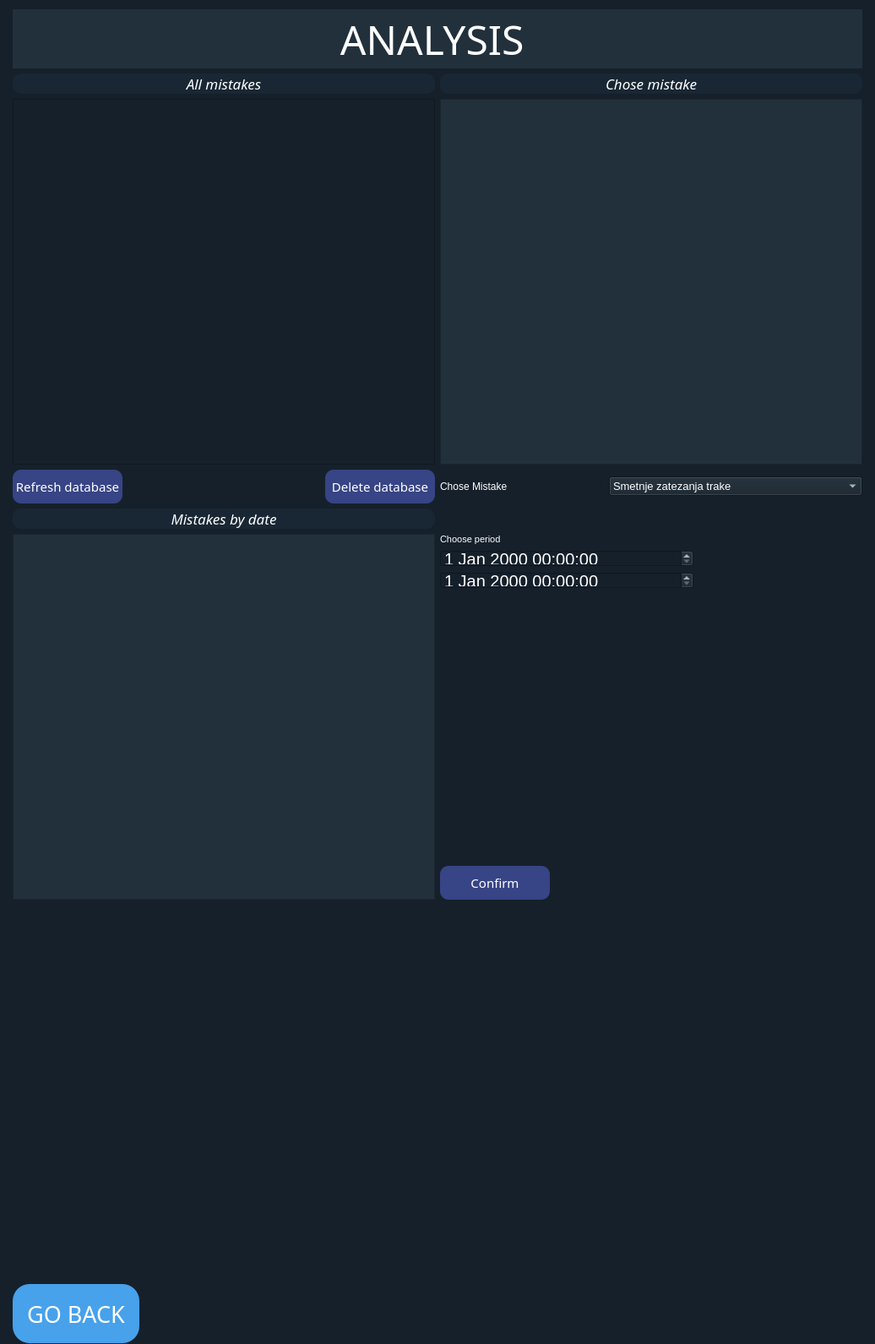
<?xml version="1.0" encoding="UTF-8"?>
<ui version="4.0">
 <class>Dialog</class>
 <widget class="QDialog" name="Dialog">
  <property name="geometry">
   <rect>
    <x>0</x>
    <y>0</y>
    <width>1036</width>
    <height>1591</height>
   </rect>
  </property>
  <property name="windowTitle">
   <string>Dialog</string>
  </property>
  <property name="styleSheet">
   <string notr="true">background-color: #15202b;
background-image: linear-gradient(147deg, #000000 0%, #2c3e50 74%);
color:white;</string>
  </property>
  <layout class="QGridLayout" name="gridLayout">
   <item row="4" column="1">
    <layout class="QHBoxLayout" name="horizontalLayout_9">
     <item>
      <widget class="QPushButton" name="pushButton_2">
       <property name="minimumSize">
        <size>
         <width>0</width>
         <height>40</height>
        </size>
       </property>
       <property name="maximumSize">
        <size>
         <width>130</width>
         <height>16777215</height>
        </size>
       </property>
       <property name="font">
        <font>
         <family>Bahnschrift Light Condensed</family>
         <pointsize>11</pointsize>
        </font>
       </property>
       <property name="styleSheet">
        <string notr="true">QPushButton {
border-radius:10px;
color: white;
background-color: #374485}
QPushButton::hover{
border-radius:10px;
color: white;
 background-color: #667cf6;}
</string>
       </property>
       <property name="text">
        <string>Refresh database</string>
       </property>
      </widget>
     </item>
     <item>
      <widget class="QLabel" name="label_7">
       <property name="text">
        <string/>
       </property>
      </widget>
     </item>
     <item>
      <widget class="QPushButton" name="pushButton">
       <property name="minimumSize">
        <size>
         <width>0</width>
         <height>40</height>
        </size>
       </property>
       <property name="maximumSize">
        <size>
         <width>130</width>
         <height>16777215</height>
        </size>
       </property>
       <property name="font">
        <font>
         <family>Bahnschrift Light SemiCondensed</family>
         <pointsize>11</pointsize>
        </font>
       </property>
       <property name="styleSheet">
        <string notr="true">QPushButton {
border-radius:10px;
color: white;
background-color: #374485}
QPushButton::hover{
border-radius:10px;
color: white;
 background-color: #667cf6;}
</string>
       </property>
       <property name="text">
        <string>Delete database</string>
       </property>
      </widget>
     </item>
    </layout>
   </item>
   <item row="7" column="1">
    <spacer name="verticalSpacer">
     <property name="orientation">
      <enum>Qt::Vertical</enum>
     </property>
     <property name="sizeHint" stdset="0">
      <size>
       <width>20</width>
       <height>40</height>
      </size>
     </property>
    </spacer>
   </item>
   <item row="4" column="2">
    <layout class="QHBoxLayout" name="horizontalLayout_10">
     <item>
      <widget class="QLabel" name="label_8">
       <property name="text">
        <string>Chose Mistake</string>
       </property>
      </widget>
     </item>
     <item>
      <widget class="QComboBox" name="comboBox">
       <property name="minimumSize">
        <size>
         <width>300</width>
         <height>20</height>
        </size>
       </property>
       <property name="font">
        <font>
         <pointsize>10</pointsize>
        </font>
       </property>
       <item>
        <property name="text">
         <string>Smetnje zatezanja trake</string>
        </property>
       </item>
       <item>
        <property name="text">
         <string>Preteze uze desno</string>
        </property>
       </item>
       <item>
        <property name="text">
         <string>Preteze uze lijevo</string>
        </property>
       </item>
       <item>
        <property name="text">
         <string>Bocno skretanje rep</string>
        </property>
       </item>
       <item>
        <property name="text">
         <string>Bocno skretanje pog. stanica</string>
        </property>
       </item>
       <item>
        <property name="text">
         <string>Preopterecenje bimetal M1</string>
        </property>
       </item>
       <item>
        <property name="text">
         <string>Preopterecenje bimetal M2</string>
        </property>
       </item>
       <item>
        <property name="text">
         <string>Pregaranje osig. M1</string>
        </property>
       </item>
       <item>
        <property name="text">
         <string>Pregaranje osig. M2</string>
        </property>
       </item>
       <item>
        <property name="text">
         <string>Grij. rez. red M1</string>
        </property>
       </item>
       <item>
        <property name="text">
         <string>Grij.nam M1</string>
        </property>
       </item>
       <item>
        <property name="text">
         <string>Grij. lez M2</string>
        </property>
       </item>
       <item>
        <property name="text">
         <string>Grij. nam M2</string>
        </property>
       </item>
       <item>
        <property name="text">
         <string>SF6 gas M1</string>
        </property>
       </item>
       <item>
        <property name="text">
         <string>SF6 gas M2</string>
        </property>
       </item>
       <item>
        <property name="text">
         <string>Zapunjenje kosa</string>
        </property>
       </item>
       <item>
        <property name="text">
         <string>Not pogon</string>
        </property>
       </item>
       <item>
        <property name="text">
         <string>Not kljuc</string>
        </property>
       </item>
       <item>
        <property name="text">
         <string>Proklizavanje</string>
        </property>
       </item>
       <item>
        <property name="text">
         <string>Krajnji vrata M1</string>
        </property>
       </item>
       <item>
        <property name="text">
         <string>Krajnji vrata M2</string>
        </property>
       </item>
       <item>
        <property name="text">
         <string>Greska Kocnice sig</string>
        </property>
       </item>
      </widget>
     </item>
    </layout>
   </item>
   <item row="3" column="2">
    <widget class="QTableView" name="tableView_2">
     <property name="minimumSize">
      <size>
       <width>500</width>
       <height>300</height>
      </size>
     </property>
     <property name="maximumSize">
      <size>
       <width>500</width>
       <height>500</height>
      </size>
     </property>
     <property name="font">
      <font>
       <pointsize>11</pointsize>
      </font>
     </property>
     <property name="styleSheet">
      <string notr="true">color: white ;
background-color: #22303c;
background-image: linear-gradient(315deg, #485461 0%, #28313b 74%);</string>
     </property>
    </widget>
   </item>
   <item row="3" column="1">
    <widget class="QTableView" name="tableView">
     <property name="minimumSize">
      <size>
       <width>500</width>
       <height>300</height>
      </size>
     </property>
     <property name="maximumSize">
      <size>
       <width>500</width>
       <height>500</height>
      </size>
     </property>
     <property name="font">
      <font>
       <pointsize>11</pointsize>
      </font>
     </property>
     <property name="styleSheet">
      <string notr="true">QHeaderView::section { background-color:red }</string>
     </property>
    </widget>
   </item>
   <item row="2" column="2">
    <widget class="QLabel" name="label_3">
     <property name="font">
      <font>
       <family>Bahnschrift Light Condensed</family>
       <pointsize>13</pointsize>
       <italic>true</italic>
      </font>
     </property>
     <property name="styleSheet">
      <string notr="true">border-radius:10px;

color: white;
background-color: #192734
</string>
     </property>
     <property name="text">
      <string>Chose mistake</string>
     </property>
     <property name="alignment">
      <set>Qt::AlignCenter</set>
     </property>
    </widget>
   </item>
   <item row="5" column="1">
    <widget class="QLabel" name="label_4">
     <property name="font">
      <font>
       <family>Bahnschrift Light Condensed</family>
       <pointsize>13</pointsize>
       <italic>true</italic>
      </font>
     </property>
     <property name="styleSheet">
      <string notr="true">border-radius:10px;

color: white;
background-color: #192734
</string>
     </property>
     <property name="text">
      <string>Mistakes by date</string>
     </property>
     <property name="alignment">
      <set>Qt::AlignCenter</set>
     </property>
    </widget>
   </item>
   <item row="6" column="2">
    <layout class="QVBoxLayout" name="verticalLayout">
     <item>
      <widget class="QLabel" name="label_5">
       <property name="font">
        <font>
         <pointsize>8</pointsize>
        </font>
       </property>
       <property name="text">
        <string>Choose period</string>
       </property>
      </widget>
     </item>
     <item>
      <widget class="QDateTimeEdit" name="dateTimeEdit">
       <property name="minimumSize">
        <size>
         <width>300</width>
         <height>20</height>
        </size>
       </property>
       <property name="maximumSize">
        <size>
         <width>300</width>
         <height>20</height>
        </size>
       </property>
       <property name="font">
        <font>
         <pointsize>15</pointsize>
        </font>
       </property>
      </widget>
     </item>
     <item>
      <widget class="QDateTimeEdit" name="dateTimeEdit_2">
       <property name="sizePolicy">
        <sizepolicy hsizetype="Minimum" vsizetype="Fixed">
         <horstretch>30</horstretch>
         <verstretch>0</verstretch>
        </sizepolicy>
       </property>
       <property name="minimumSize">
        <size>
         <width>300</width>
         <height>20</height>
        </size>
       </property>
       <property name="maximumSize">
        <size>
         <width>300</width>
         <height>20</height>
        </size>
       </property>
       <property name="font">
        <font>
         <pointsize>15</pointsize>
        </font>
       </property>
      </widget>
     </item>
     <item>
      <spacer name="verticalSpacer_2">
       <property name="orientation">
        <enum>Qt::Vertical</enum>
       </property>
       <property name="sizeHint" stdset="0">
        <size>
         <width>20</width>
         <height>40</height>
        </size>
       </property>
      </spacer>
     </item>
     <item>
      <widget class="QPushButton" name="pushButton_3">
       <property name="minimumSize">
        <size>
         <width>0</width>
         <height>40</height>
        </size>
       </property>
       <property name="maximumSize">
        <size>
         <width>130</width>
         <height>16777215</height>
        </size>
       </property>
       <property name="font">
        <font>
         <family>Bahnschrift Light SemiCondensed</family>
         <pointsize>11</pointsize>
        </font>
       </property>
       <property name="styleSheet">
        <string notr="true">QPushButton {
border-radius:10px;
color: white;
background-color: #374485}
QPushButton::hover{
border-radius:10px;
color: white;
 background-color: #667cf6;}
</string>
       </property>
       <property name="text">
        <string>Confirm</string>
       </property>
      </widget>
     </item>
    </layout>
   </item>
   <item row="1" column="1" colspan="2">
    <widget class="QLabel" name="label">
     <property name="minimumSize">
      <size>
       <width>0</width>
       <height>70</height>
      </size>
     </property>
     <property name="maximumSize">
      <size>
       <width>16777215</width>
       <height>100</height>
      </size>
     </property>
     <property name="font">
      <font>
       <family>Bahnschrift Condensed</family>
       <pointsize>36</pointsize>
      </font>
     </property>
     <property name="styleSheet">
      <string notr="true">color: white ;
background-color: #22303c;
background-image: linear-gradient(315deg, #485461 0%, #28313b 74%);</string>
     </property>
     <property name="text">
      <string>ANALYSIS </string>
     </property>
     <property name="alignment">
      <set>Qt::AlignCenter</set>
     </property>
    </widget>
   </item>
   <item row="2" column="1">
    <widget class="QLabel" name="label_2">
     <property name="font">
      <font>
       <family>Bahnschrift Light Condensed</family>
       <pointsize>13</pointsize>
       <italic>true</italic>
      </font>
     </property>
     <property name="styleSheet">
      <string notr="true">border-radius:10px;

color: white;
background-color: #192734
</string>
     </property>
     <property name="text">
      <string>All mistakes</string>
     </property>
     <property name="alignment">
      <set>Qt::AlignCenter</set>
     </property>
    </widget>
   </item>
   <item row="8" column="1">
    <widget class="QPushButton" name="pushButton_4">
     <property name="minimumSize">
      <size>
       <width>150</width>
       <height>70</height>
      </size>
     </property>
     <property name="maximumSize">
      <size>
       <width>130</width>
       <height>50</height>
      </size>
     </property>
     <property name="font">
      <font>
       <family>Bahnschrift Condensed</family>
       <pointsize>20</pointsize>
      </font>
     </property>
     <property name="styleSheet">
      <string notr="true">QPushButton {
 border-radius: 20px; background-color: #47a1eb;}
QPushButton::hover{
 border-radius: 20px; background-color: #47d1eb;}
</string>
     </property>
     <property name="text">
      <string>GO BACK</string>
     </property>
    </widget>
   </item>
   <item row="6" column="1">
    <widget class="QTableView" name="tableView_3">
     <property name="minimumSize">
      <size>
       <width>500</width>
       <height>300</height>
      </size>
     </property>
     <property name="maximumSize">
      <size>
       <width>500</width>
       <height>16777215</height>
      </size>
     </property>
     <property name="font">
      <font>
       <pointsize>11</pointsize>
      </font>
     </property>
     <property name="styleSheet">
      <string notr="true">color: white ;
background-color: #22303c;
background-image: linear-gradient(315deg, #485461 0%, #28313b 74%);</string>
     </property>
    </widget>
   </item>
   <item row="3" column="0">
    <spacer name="horizontalSpacer_2">
     <property name="orientation">
      <enum>Qt::Horizontal</enum>
     </property>
     <property name="sizeHint" stdset="0">
      <size>
       <width>40</width>
       <height>20</height>
      </size>
     </property>
    </spacer>
   </item>
   <item row="3" column="3">
    <spacer name="horizontalSpacer_3">
     <property name="orientation">
      <enum>Qt::Horizontal</enum>
     </property>
     <property name="sizeHint" stdset="0">
      <size>
       <width>40</width>
       <height>20</height>
      </size>
     </property>
    </spacer>
   </item>
   <item row="7" column="2">
    <widget class="QLabel" name="label_6">
     <property name="font">
      <font>
       <family>Myanmar Text</family>
      </font>
     </property>
     <property name="text">
      <string/>
     </property>
    </widget>
   </item>
  </layout>
 </widget>
 <resources/>
 <connections/>
</ui>
